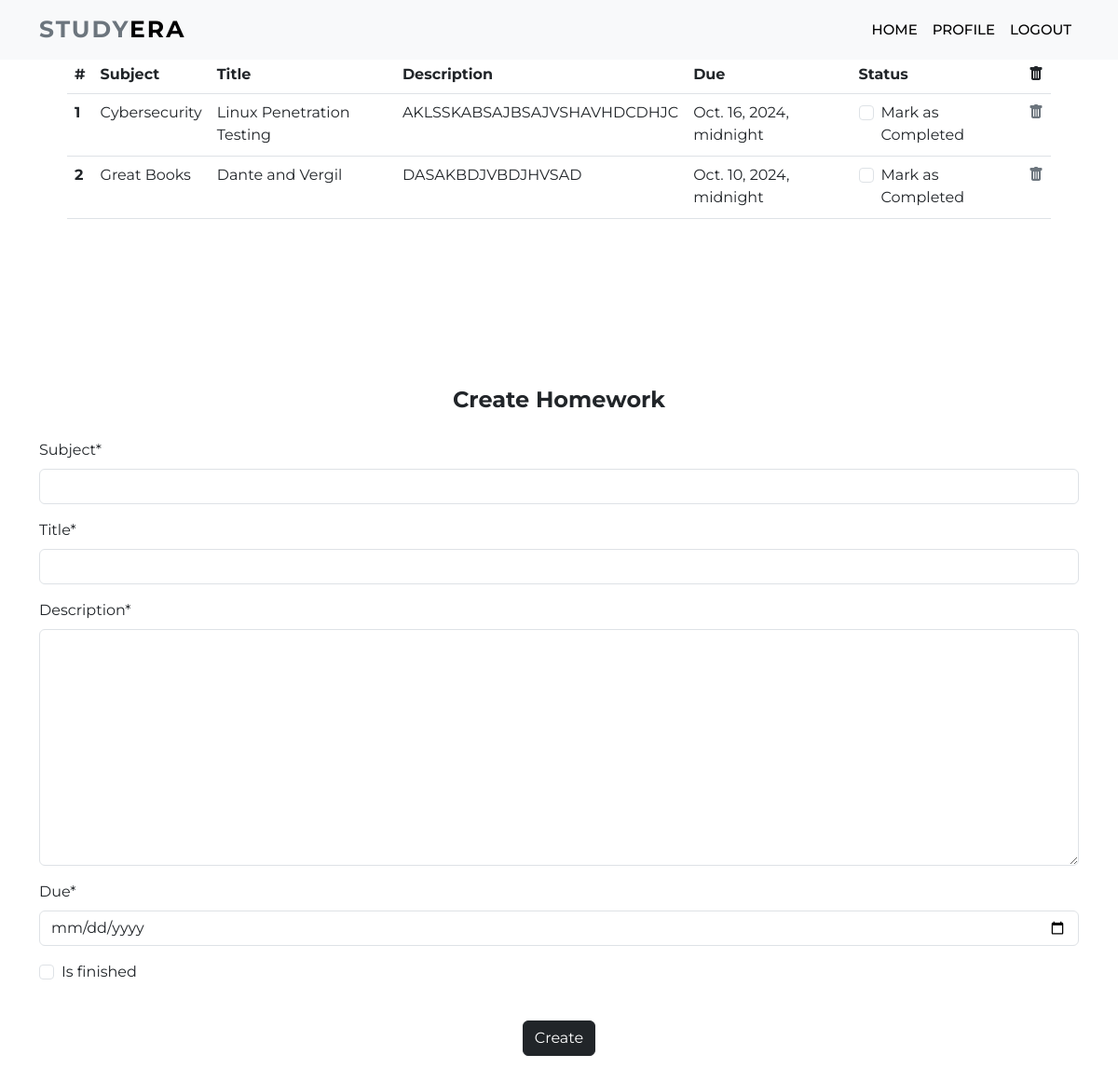
The page /homework (signed in) on the database its author committed.
### dashboard/models.py (models this page shows, shortened)
class Homework(models.Model):
    user = models.ForeignKey(User,on_delete=models.CASCADE)
    subject = models.CharField(max_length=50)
    title = models.CharField(max_length=100)
    description=models.TextField()
    due = models.DateTimeField()
    is_finished = models.BooleanField(default=False)

### dashboard/views.py (the view)
# urls.py: path('homework',views.homework,name="homework"),
def homework(request):
    if request.method == "POST":
        form = HomeworkForm(request.POST)
        if form.is_valid():
            try:
                finished = request.POST['is_finished']
                if finished == 'on':
                    finished = True
                else:
                    finished = False
            except:
                finished = False
            homeworks = Homework(
                user = request.user,
                subject = request.POST['subject'],
                title = request.POST['title'],
                description = request.POST['description'],
                due = request.POST['due'],
                is_finished = finished
            )
            homeworks.save()
    else:
        form = HomeworkForm()
    form = HomeworkForm()
    homework = Homework.objects.filter(user=request.user)
    if len(homework) == 0 :
        homework_done = True
    else:
        homework_done = False
    context = {
                'homeworks':homework,
               'homeworks_done':homework_done,
               'form':form,
    }
    return render(request,'dashboard/homework.html',context)

### dashboard/forms.py
class HomeworkForm(forms.ModelForm):
    class Meta:
        model = Homework
        widgets = {'due':DateInput()}
        fields = ['subject','title','description','due','is_finished']

### dashboard/templates/dashboard/homework.html (shortened to what this page needs)
    {% extends 'dashboard/home.html' %}
    {% load static %}
    {% load crispy_forms_tags %}
    {% block content %}
	<nav class="navbar navbar-expand-lg navbar-light bg-light fixed-top">
		<div class="container">
			<a class="navbar-brand" href="{% url 'home' %}"><span class="text-secondary">STUDY</span>ERA</a>
			<div class="collapse navbar-collapse" id="navbarSupportedContent">
				<ul class="navbar-nav ms-auto mb-2 mb-lg-0">
					<li class="nav-item">
						<a class="nav-link" href="{% url 'home' %}">Home</a>
					</li>
                    <li class="nav-item">
						<a class="nav-link" href="{% url 'profile' %}">Profile</a>
					</li>
                    <li class="nav-item">
						<a class="nav-link" href="{% url 'homepage' %}">Logout</a>
					</li>
				</ul>
			</div>
		</div>
	</nav>
    <section style="padding: 5%">
        <div class="container">
            {% if not homework_done %}
            <table class="table">
                <thead>
                  <tr>
                    <th scope="col">#</th>
                    <th scope="col">Subject</th>
                    <th scope="col">Title</th>
                    <th scope="col">Description</th>
                    <th scope="col">Due</th>
                    <th scope="col">Status</th>
                    <th scope="col"><i class="bi bi-trash-fill"></i></th>
                  </tr>
                </thead>
                <tbody>
                    {% for homework in homeworks %}
                    <tr>
                        <th scope="row">{{forloop.counter}}</th>
                        <td>{{homework.subject}}</td>
                        <td>{{homework.title}}</td>
                        <td>{{homework.description}}</td>
                        <td>{{homework.due}}</td>
                        <td>
                            <a href="{% url 'update-homework' homework.id %}">
                                <div class="form-check">
                                    {% if homework.is_finished == True %}
                                    <input class="form-check-input" type="checkbox" value="" checked>
                                    {% else %}
                                    <input class="form-check-input" type="checkbox" value="">
                                    {% endif %}
                                    <label class="form-check-label text-dark" for="flexCheckDefault">
                                        Mark as Completed
                                    </label>
                                </div>
                            </a>
                        </td>
                        <td><a class="link-secondary" href="{% url 'delete-homework' homework.id %}">
                            <i class="bi bi-trash-fill"></i></a></td>
                    </tr>
                    {% endfor %}
                </tbody>
              </table>
              {% else %}
              <h5 class="text-center">All homeworks are completed.</h5>
            {% endif %}
            </div>
    </section>
	<section class="services section-padding" id="services">
		<div class="container">
            <form method="POST">
                <fieldset class="form-group">
                    <legend class="mb-4 text-center"><strong>Create Homework</strong></legend>
                    {{form|crispy}}
                </fieldset>
                <div class="form-group text-center">
                    <br><button href="" class="btn btn-dark" type="submit">
                        Create
                    </button>
                </div>
            </form>
		</div>
	</section>
    {% endblock content %}

### static/css/style.css (style rules this page uses)
* { font-family: 'Montserrat', sans-serif; }
.section-padding { padding: 100px 0; }
.navbar-nav a { font-size: 15px; text-transform: uppercase; font-weight: 500; }
.navbar-light .navbar-brand { color: #000; font-size: 25px; text-transform: uppercase; font-weight: bold; letter-spacing: 2px; }
.navbar-light .navbar-nav .nav-link { color: #000; }

### rows shown on the page
Homework: subject "Cybersecurity", title "Linux Penetration Testing", description "AKLSSKABSAJBSAJVSHAVHDCDHJC", due "Oct. 16, 2024, midnight"
Homework: subject "Great Books", title "Dante and Vergil", description "DASAKBDJVBDJHVSAD", due "Oct. 10, 2024, midnight"
